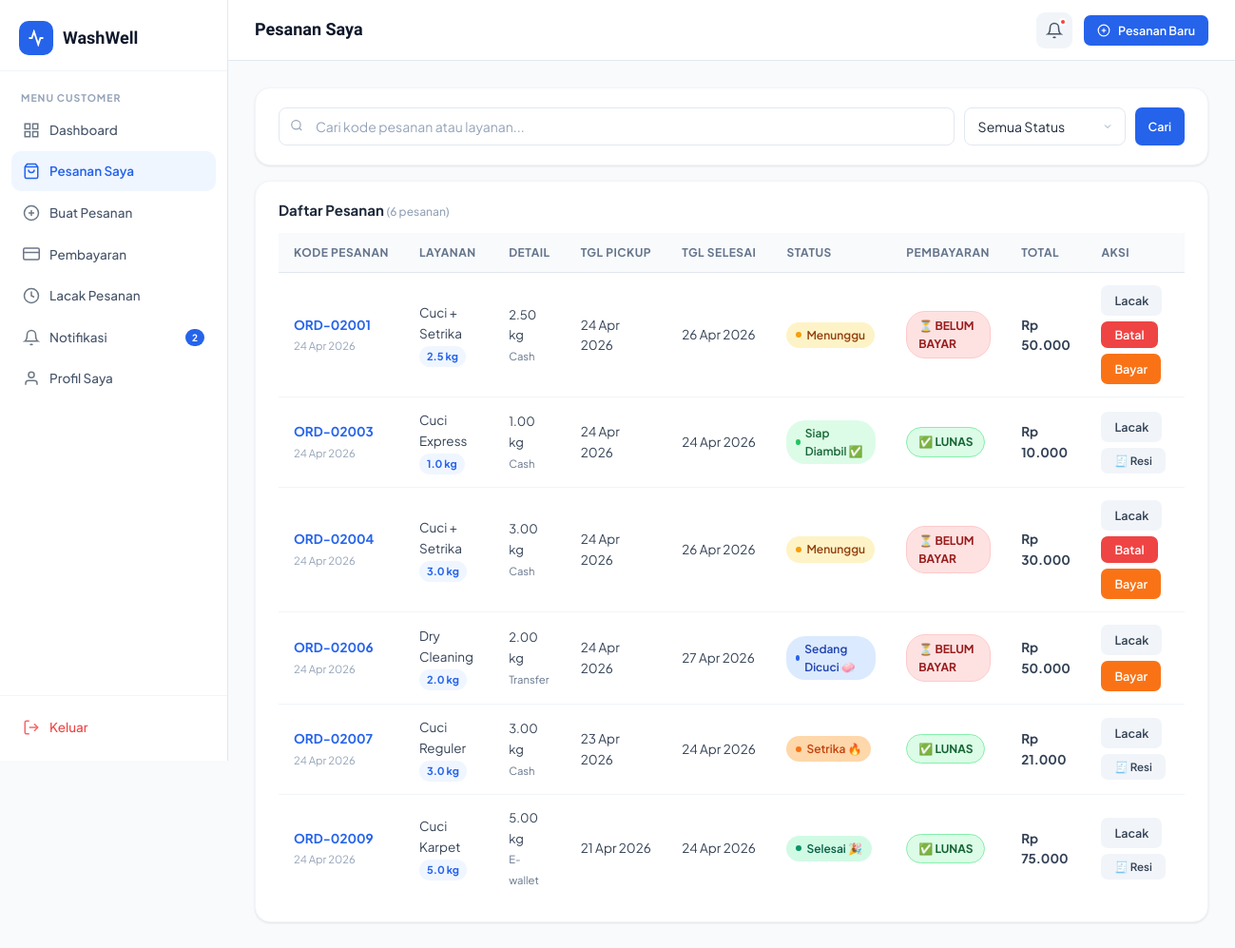
The app's page /customer/orders.php (signed in) with its own data.
### tables this page shows
CREATE TABLE IF NOT EXISTS users (
    id         INT AUTO_INCREMENT PRIMARY KEY,
    name       VARCHAR(100) NOT NULL,
    email      VARCHAR(150) UNIQUE NOT NULL,
    password   VARCHAR(255) NOT NULL,
    phone      VARCHAR(20),
    address    TEXT,
    role       ENUM('customer','admin') DEFAULT 'customer',
    created_at TIMESTAMP DEFAULT CURRENT_TIMESTAMP,
    updated_at TIMESTAMP DEFAULT CURRENT_TIMESTAMP ON UPDATE CURRENT_TIMESTAMP
);

CREATE TABLE IF NOT EXISTS orders (
    id              INT AUTO_INCREMENT PRIMARY KEY,
    order_code      VARCHAR(20) UNIQUE NOT NULL,
    user_id         INT NOT NULL,
    service_id      INT NOT NULL,
    weight          DECIMAL(5,2) DEFAULT 1.00,
    amount          DECIMAL(10,2) NOT NULL,
    status          ENUM('pending','washing','drying','ironing','ready_pickup','ready_deliver','done','cancelled') DEFAULT 'pending',
    pickup_date     DATE,
    delivery_date   DATE,
    notes           TEXT,
    delivery_type   ENUM('pickup','delivery') DEFAULT 'pickup',
    delivery_address TEXT,
    driver_name     VARCHAR(100),
    driver_phone    VARCHAR(20),
    delivery_status ENUM('pending','on_way','arrived') DEFAULT 'pending',
    payment_status  ENUM('unpaid','paid') DEFAULT 'unpaid',
    payment_method  ENUM('cash','transfer','e-wallet') DEFAULT 'cash',
    created_at      TIMESTAMP DEFAULT CURRENT_TIMESTAMP,
    updated_at      TIMESTAMP DEFAULT CURRENT_TIMESTAMP ON UPDATE CURRENT_TIMESTAMP,
    FOREIGN KEY (user_id)    REFERENCES users(id) ON DELETE CASCADE,
    FOREIGN KEY (service_id) REFERENCES services(id)
);

CREATE TABLE IF NOT EXISTS services (
    id                  INT AUTO_INCREMENT PRIMARY KEY,
    name                VARCHAR(100) NOT NULL,
    description         TEXT,
    price_per_kg        DECIMAL(10,2) NOT NULL,
    unit_type           ENUM('kg','item') NOT NULL DEFAULT 'kg',
    requires_cloth_type TINYINT(1) DEFAULT 0,
    duration_hours      INT DEFAULT 24,
    is_active           TINYINT(1) DEFAULT 1,
    created_at          TIMESTAMP DEFAULT CURRENT_TIMESTAMP
);

### customer/orders.php (the view, shortened to what the rows shown need)
<?php
require_once '../includes/auth.php';
$db = getDB();
$user = getCurrentUser();
$uid = (int)$user['id'];
$where = ["o.user_id=$uid"];
$whereStr = implode(' AND ', $where);
$perPage = 10;
$page = max(1,(int)($_GET['page']??1));
$offset = ($page-1)*$perPage;
$orders = $db->query("SELECT o.*,s.name as service_name,s.price_per_kg FROM orders o JOIN services s ON o.service_id=s.id WHERE $whereStr ORDER BY o.created_at DESC LIMIT $perPage OFFSET $offset");
$statusLabels = [
    'pending'       => 'Menunggu',
    'washing'       => 'Sedang Dicuci 🧼',
    'drying'        => 'Pengeringan 💨',
    'ironing'       => 'Setrika 🔥',
    'ready_pickup'  => 'Siap Diambil ✅',
    'ready_deliver' => 'Siap Diantar 🚚',
    'done'          => 'Selesai 🎉',
    'cancelled'     => 'Dibatalkan ❌',
    'in_progress'   => 'Dalam Proses',
    'ready'         => 'Siap',
    'delivered'     => 'Selesai Diantar',
];
?>
<!DOCTYPE html>
<html lang="id">
<head>
<link rel="stylesheet" href="../assets/css/style.css">
</head>
<body>
<div class="app-layout">
    <?php require_once('../customer/sidebar.php'); ?>
    <div class="main-content">
        <main class="page-content">
            <div class="card">
                <div class="card-body" style="padding-top:12px;">
                <?php if ($orders->num_rows === 0): ?>
                <div style="text-align:center;padding:60px 0;color:var(--gray-400);">
                    <svg width="48" height="48" viewBox="0 0 24 24" fill="none" stroke="currentColor" stroke-width="1.5" style="margin-bottom:12px;opacity:0.4;"><path d="M6 2L3 6v14a2 2 0 0 0 2 2h14a2 2 0 0 0 2-2V6l-3-4z"/><line x1="3" y1="6" x2="21" y2="6"/><path d="M16 10a4 4 0 0 1-8 0"/></svg>
                    <p style="font-size:14px;font-weight:600;margin-bottom:6px;">Tidak ada pesanan ditemukan</p>
                    <p style="font-size:13px;">Mulai buat pesanan laundry sekarang</p>
                    <a href="new_order.php" class="btn btn-primary" style="margin-top:16px;">Buat Pesanan</a>
                </div>
                <?php else: ?>
                <div class="table-wrapper">
                <table>
                    <thead>
                        <tr>
                            <th>Kode Pesanan</th>
                            <th>Layanan</th>
                            <th>Detail</th>
                            <th>Tgl Pickup</th>
                            <th>Tgl Selesai</th>
                            <th>Status</th>
                            <th>Pembayaran</th>
                            <th>Total</th>
                            <th>Aksi</th>
                        </tr>
                    </thead>
                    <tbody>
                    <?php while($o = $orders->fetch_assoc()):
                        $orderJson = json_encode([
                            'code'           => $o['order_code'],
                            'service'        => $o['service_name'],
                            'weight'         => number_format((float)$o['weight'], 1),
                            'amount'         => formatRupiah($o['amount']),
                            'payment'        => $o['payment_method'],
                            'payment_status' => $o['payment_status'],
                            'created'        => date('d/m/Y', strtotime($o['created_at'])),
                            'delivery'       => $o['delivery_date'] ? date('d/m/Y', strtotime($o['delivery_date'])) : '-',
                            'status'         => $o['status'],
                        ], JSON_HEX_APOS | JSON_HEX_QUOT);
                    ?>
                    <tr data-oid="<?= $o['id'] ?>" data-order='<?= $orderJson ?>'>
                        <td>
                            <span style="font-weight:700;color:var(--primary)"><?= htmlspecialchars($o['order_code']) ?></span><br>
                            <small style="color:var(--gray-400)"><?= date('d M Y', strtotime($o['created_at'])) ?></small>
                        </td>
                        <td>
                            <?= htmlspecialchars($o['service_name']) ?>
                            <div style="display:inline-flex;align-items:center;gap:4px;background:var(--primary-bg);padding:2px 8px;border-radius:20px;font-size:11px;font-weight:700;color:var(--primary);margin-top:3px;">
                                <?= number_format((float)$o['weight'], 1) ?> kg
                            </div>
                        </td>
                        <td>
                            <span style="font-size:13px;"><?= $o['weight'] ?> kg</span><br>
                            <small style="color:var(--gray-500)"><?= ucfirst($o['payment_method']) ?></small>
                        </td>
                        <td><?= $o['pickup_date'] ? date('d M Y', strtotime($o['pickup_date'])) : '-' ?></td>
                        <td><?= $o['delivery_date'] ? date('d M Y', strtotime($o['delivery_date'])) : '-' ?></td>
                        <td><span class="badge badge-<?= $o['status'] ?>"><?= $statusLabels[$o['status']] ?? $o['status'] ?></span></td>
                        <td>
                            <?php if ($o['payment_status'] === 'paid'): ?>
                            <span style="display:inline-flex;align-items:center;gap:5px;background:var(--green-light);color:#166534;border:1.5px solid #86EFAC;padding:5px 12px;border-radius:20px;font-size:12px;font-weight:700;">
                                ✅ LUNAS
                            </span>
                            <?php elseif ($o['payment_method'] === 'cod'): ?>
                            <span style="display:inline-flex;align-items:center;gap:5px;background:var(--orange-light);color:#C2410C;border:1.5px solid #FED7AA;padding:5px 12px;border-radius:20px;font-size:12px;font-weight:700;">
                                🚗 COD
                            </span>
                            <?php else: ?>
                            <span style="display:inline-flex;align-items:center;gap:5px;background:#FEE2E2;color:#991B1B;border:1.5px solid #FECACA;padding:5px 12px;border-radius:20px;font-size:12px;font-weight:700;">
                                ⏳ BELUM BAYAR
                            </span>
                            <?php endif; ?>
                        </td>
                        <td style="font-weight:700;"><?= formatRupiah($o['amount']) ?></td>
                        <td>
                            <div style="display:flex;gap:6px;flex-wrap:wrap;">
                                <a href="tracking.php?order=<?= urlencode($o['order_code']) ?>" class="btn btn-ghost btn-sm">Lacak</a>
                                <?php if($o['status']==='pending'): ?>
                                <form method="POST" onsubmit="return confirm('Yakin ingin membatalkan pesanan ini?')">
                                    <button type="submit" class="btn btn-danger btn-sm">Batal</button>
                                </form>
                                <?php endif; ?>
                                <?php if($o['payment_status']==='unpaid' && $o['payment_method']!=='cod' && $o['status']!=='cancelled'): ?>
                                <a href="payments.php?order_id=<?= $o['id'] ?>" class="btn btn-orange btn-sm">Bayar</a>
                                <?php endif; ?>
                                <?php if($o['payment_status']==='paid' || $o['status']==='done'): ?>
                                <button onclick="openResi(<?= $o['id'] ?>)" class="btn btn-ghost btn-sm" style="font-size:11.5px;">
                                    🧾 Resi
                                </button>
                                <?php endif; ?>
                            </div>
                        </td>
                    </tr>
                    <?php endwhile; ?>
                    </tbody>
                </table>
                </div>
                <?php endif; ?>
                </div>
            </div>
        </main>
    </div>
</div>
</body>
</html>

### customer/sidebar.php (shortened to what the rows shown need)
<?php
$currentUser = getCurrentUser();
$notifCount = getUnreadNotifs($currentUser['id']);
$currentPage = basename($_SERVER['PHP_SELF'], '.php');
$navItems = [
    ['page'=>'dashboard','icon'=>'<svg width="18" height="18" viewBox="0 0 24 24" fill="none" stroke="currentColor" stroke-width="2"><rect x="3" y="3" width="7" height="7"/><rect x="14" y="3" width="7" height="7"/><rect x="3" y="14" width="7" height="7"/><rect x="14" y="14" width="7" height="7"/></svg>','label'=>'Dashboard','url'=>'dashboard.php'],
    ['page'=>'orders','icon'=>'<svg width="18" height="18" viewBox="0 0 24 24" fill="none" stroke="currentColor" stroke-width="2"><path d="M6 2L3 6v14a2 2 0 0 0 2 2h14a2 2 0 0 0 2-2V6l-3-4z"/><line x1="3" y1="6" x2="21" y2="6"/><path d="M16 10a4 4 0 0 1-8 0"/></svg>','label'=>'Pesanan Saya','url'=>'orders.php'],
    ['page'=>'new_order','icon'=>'<svg width="18" height="18" viewBox="0 0 24 24" fill="none" stroke="currentColor" stroke-width="2"><circle cx="12" cy="12" r="10"/><line x1="12" y1="8" x2="12" y2="16"/><line x1="8" y1="12" x2="16" y2="12"/></svg>','label'=>'Buat Pesanan','url'=>'new_order.php'],
    ['page'=>'payments','icon'=>'<svg width="18" height="18" viewBox="0 0 24 24" fill="none" stroke="currentColor" stroke-width="2"><rect x="1" y="4" width="22" height="16" rx="2" ry="2"/><line x1="1" y1="10" x2="23" y2="10"/></svg>','label'=>'Pembayaran','url'=>'payments.php'],
    ['page'=>'tracking','icon'=>'<svg width="18" height="18" viewBox="0 0 24 24" fill="none" stroke="currentColor" stroke-width="2"><circle cx="12" cy="12" r="10"/><polyline points="12 6 12 12 16 14"/></svg>','label'=>'Lacak Pesanan','url'=>'tracking.php'],
    ['page'=>'notifications','icon'=>'<svg width="18" height="18" viewBox="0 0 24 24" fill="none" stroke="currentColor" stroke-width="2"><path d="M18 8A6 6 0 0 0 6 8c0 7-3 9-3 9h18s-3-2-3-9"/><path d="M13.73 21a2 2 0 0 1-3.46 0"/></svg>','label'=>'Notifikasi','url'=>'notifications.php'],
    ['page'=>'profile','icon'=>'<svg width="18" height="18" viewBox="0 0 24 24" fill="none" stroke="currentColor" stroke-width="2"><path d="M20 21v-2a4 4 0 0 0-4-4H8a4 4 0 0 0-4 4v2"/><circle cx="12" cy="7" r="4"/></svg>','label'=>'Profil Saya','url'=>'profile.php'],
];
?>
<aside class="sidebar" id="sidebar">
    <nav class="sidebar-nav">
        <?php foreach ($navItems as $item): ?>
        <a href="<?= $item['url'] ?>" class="nav-item <?= $currentPage === $item['page'] ? 'active' : '' ?>">
            <?= $item['icon'] ?>
            <?= $item['label'] ?>
            <?php if ($item['page']==='notifications' && $notifCount > 0): ?>
            <span class="nav-badge"><?= $notifCount ?></span>
            <?php endif; ?>
        </a>
        <?php endforeach; ?>
    </nav>
</aside>

### records on screen
users: id "2"
orders: order_code "ORD-02001", created_at "24 Apr 2026", service.name "Cuci + Setrika", weight "2.5", weight "2.50", payment_method "Cash", pickup_date "24 Apr 2026", delivery_date "26 Apr 2026", status "Menunggu", payment_status "⏳ BELUM BAYAR", amount "Rp 50.000"
orders: order_code "ORD-02003", created_at "24 Apr 2026", service.name "Cuci Express", weight "1.0", weight "1.00", payment_method "Cash", pickup_date "24 Apr 2026", delivery_date "24 Apr 2026", status "Siap Diambil ✅", payment_status "✅ LUNAS", amount "Rp 10.000"
orders: order_code "ORD-02004", created_at "24 Apr 2026", service.name "Cuci + Setrika", weight "3.0", weight "3.00", payment_method "Cash", pickup_date "24 Apr 2026", delivery_date "26 Apr 2026", status "Menunggu", payment_status "⏳ BELUM BAYAR", amount "Rp 30.000"
orders: order_code "ORD-02006", created_at "24 Apr 2026", service.name "Dry Cleaning", weight "2.0", weight "2.00", payment_method "Transfer", pickup_date "24 Apr 2026", delivery_date "27 Apr 2026", status "Sedang Dicuci 🧼", payment_status "⏳ BELUM BAYAR", amount "Rp 50.000"
orders: order_code "ORD-02007", created_at "24 Apr 2026", service.name "Cuci Reguler", weight "3.0", weight "3.00", payment_method "Cash", pickup_date "23 Apr 2026", delivery_date "24 Apr 2026", status "Setrika 🔥", payment_status "✅ LUNAS", amount "Rp 21.000"
orders: order_code "ORD-02009", created_at "24 Apr 2026", service.name "Cuci Karpet", weight "5.0", weight "5.00", payment_method "E-wallet", pickup_date "21 Apr 2026", delivery_date "24 Apr 2026", status "Selesai 🎉", payment_status "✅ LUNAS", amount "Rp 75.000"

### other values on screen
$item['label'] "Dashboard"
$item['label'] "Pesanan Saya"
$item['label'] "Buat Pesanan"
$item['label'] "Pembayaran"
$item['label'] "Lacak Pesanan"
$item['label'] "Notifikasi"
$item['label'] "Profil Saya"
$total "6"
